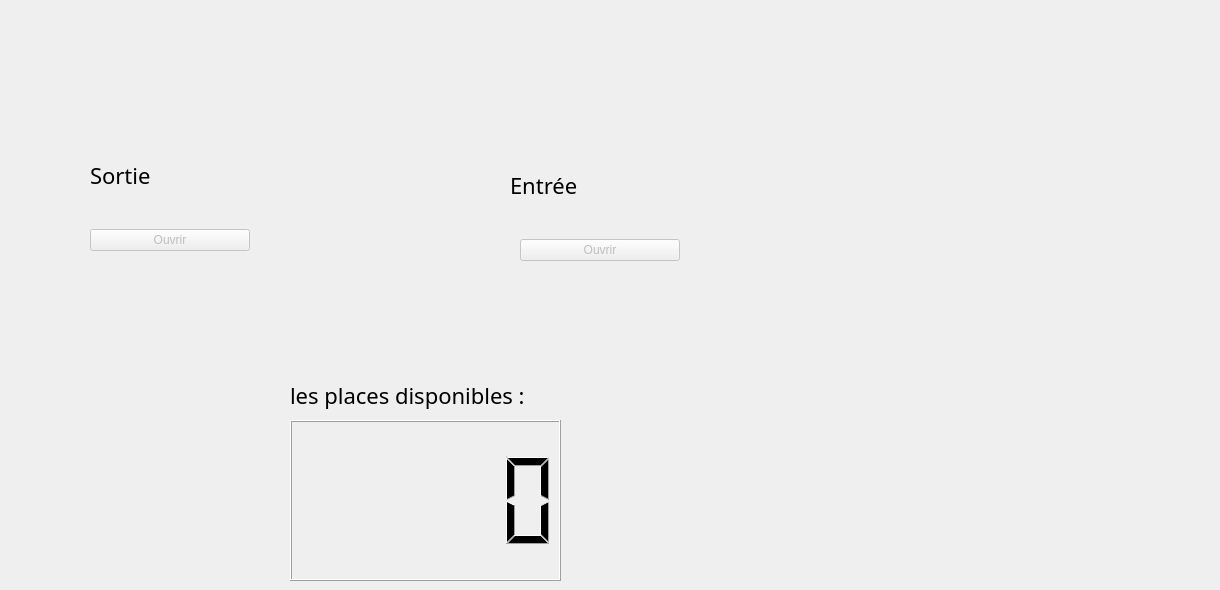
    <widget class="QWidget" name="tab_4">
     <attribute name="title">
      <string>Parking</string>
     </attribute>
     <widget class="QWidget" name="verticalLayoutWidget">
      <property name="geometry">
       <rect>
        <x>90</x>
        <y>200</y>
        <width>160</width>
        <height>80</height>
       </rect>
      </property>
      <layout class="QVBoxLayout" name="verticalLayout">
       <item>
        <widget class="QPushButton" name="ouvrirS">
         <property name="enabled">
          <bool>false</bool>
         </property>
         <property name="text">
          <string>Ouvrir</string>
         </property>
        </widget>
       </item>
      </layout>
     </widget>
     <widget class="QLabel" name="label_17">
      <property name="geometry">
       <rect>
        <x>90</x>
        <y>160</y>
        <width>111</width>
        <height>31</height>
       </rect>
      </property>
      <property name="font">
       <font>
        <family>century gothic</family>
        <pointsize>-1</pointsize>
       </font>
      </property>
      <property name="styleSheet">
       <string notr="true">font-size:22px;
font-family:century gothic;

border-radius:60px;
color: rgb(0, 0, 0);
border-radius:15px;
font-family:century gothic;</string>
      </property>
      <property name="text">
       <string>Sortie</string>
      </property>
     </widget>
     <widget class="QWidget" name="verticalLayoutWidget_2">
      <property name="geometry">
       <rect>
        <x>520</x>
        <y>210</y>
        <width>160</width>
        <height>80</height>
       </rect>
      </property>
      <layout class="QVBoxLayout" name="verticalLayout_2">
       <item>
        <widget class="QPushButton" name="ouvrir_2E">
         <property name="enabled">
          <bool>false</bool>
         </property>
         <property name="text">
          <string>Ouvrir</string>
         </property>
        </widget>
       </item>
      </layout>
     </widget>
     <widget class="QLabel" name="label_12">
      <property name="geometry">
       <rect>
        <x>510</x>
        <y>170</y>
        <width>111</width>
        <height>31</height>
       </rect>
      </property>
      <property name="font">
       <font>
        <family>century gothic</family>
        <pointsize>-1</pointsize>
       </font>
      </property>
      <property name="styleSheet">
       <string notr="true">font-size:22px;
font-family:century gothic;

border-radius:60px;
color: rgb(0, 0, 0);
border-radius:15px;
font-family:century gothic;</string>
      </property>
      <property name="text">
       <string>&lt;html&gt;&lt;head/&gt;&lt;body&gt;&lt;p&gt;Entrée&lt;/p&gt;&lt;/body&gt;&lt;/html&gt;</string>
      </property>
     </widget>
     <widget class="QLCDNumber" name="lcdNumber1">
      <property name="geometry">
       <rect>
        <x>290</x>
        <y>420</y>
        <width>271</width>
        <height>161</height>
       </rect>
      </property>
     </widget>
     <widget class="QLabel" name="label_13">
      <property name="geometry">
       <rect>
        <x>290</x>
        <y>380</y>
        <width>251</width>
        <height>31</height>
       </rect>
      </property>
      <property name="font">
       <font>
        <family>century gothic</family>
        <pointsize>-1</pointsize>
       </font>
      </property>
      <property name="styleSheet">
       <string notr="true">font-size:22px;
font-family:century gothic;

border-radius:60px;
color: rgb(0, 0, 0);
border-radius:15px;
font-family:century gothic;</string>
      </property>
      <property name="text">
       <string>&lt;html&gt;&lt;head/&gt;&lt;body&gt;&lt;p&gt;les places disponibles :&lt;/p&gt;&lt;/body&gt;&lt;/html&gt;</string>
      </property>
     </widget>
     <widget class="QLabel" name="feu">
      <property name="geometry">
       <rect>
        <x>900</x>
        <y>50</y>
        <width>311</width>
        <height>271</height>
       </rect>
      </property>
      <property name="text">
       <string/>
      </property>
     </widget>
    </widget>
